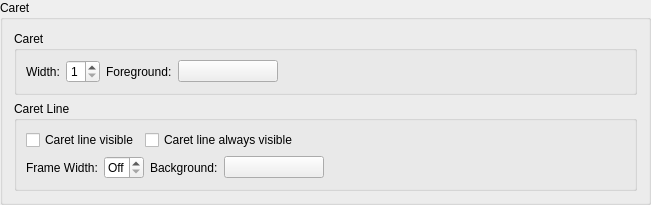
    <widget class="QGroupBox" name="groupBox_4">
     <property name="title">
      <string>Caret</string>
     </property>
     <layout class="QVBoxLayout" name="verticalLayout_9">
      <item>
       <widget class="QGroupBox" name="groupBox_18">
        <property name="title">
         <string>Caret</string>
        </property>
        <layout class="QHBoxLayout" name="horizontalLayout_5">
         <item>
          <widget class="QLabel" name="textLabel1_7">
           <property name="text">
            <string>Width:</string>
           </property>
          </widget>
         </item>
         <item>
          <widget class="QSpinBox" name="caretWidthSpinBox">
           <property name="toolTip">
            <string>Select caret width (1, 2 or 3 pixels)</string>
           </property>
           <property name="minimum">
            <number>1</number>
           </property>
           <property name="maximum">
            <number>3</number>
           </property>
          </widget>
         </item>
         <item>
          <widget class="QLabel" name="TextLabel2_2_2_2_2_2">
           <property name="text">
            <string>Foreground:</string>
           </property>
          </widget>
         </item>
         <item>
          <widget class="QPushButton" name="caretForegroundButton">
           <property name="minimumSize">
            <size>
             <width>100</width>
             <height>0</height>
            </size>
           </property>
           <property name="toolTip">
            <string>Select the color for the caret.</string>
           </property>
           <property name="text">
            <string/>
           </property>
          </widget>
         </item>
         <item>
          <spacer>
           <property name="orientation">
            <enum>Qt::Horizontal</enum>
           </property>
           <property name="sizeType">
            <enum>QSizePolicy::Expanding</enum>
           </property>
           <property name="sizeHint" stdset="0">
            <size>
             <width>347</width>
             <height>20</height>
            </size>
           </property>
          </spacer>
         </item>
        </layout>
       </widget>
      </item>
      <item>
       <widget class="QGroupBox" name="groupBox_19">
        <property name="title">
         <string>Caret Line</string>
        </property>
        <layout class="QVBoxLayout" name="verticalLayout_6">
         <item>
          <layout class="QHBoxLayout" name="horizontalLayout_4">
           <item>
            <widget class="QCheckBox" name="caretlineVisibleCheckBox">
             <property name="toolTip">
              <string>Select, whether the caret line should be highlighted</string>
             </property>
             <property name="text">
              <string>Caret line visible</string>
             </property>
            </widget>
           </item>
           <item>
            <widget class="QCheckBox" name="caretlineAlwaysVisibleCheckBox">
             <property name="toolTip">
              <string>Select, whether the caret line should be highlighted even if the editor doesn't have the focus</string>
             </property>
             <property name="text">
              <string>Caret line always visible</string>
             </property>
            </widget>
           </item>
           <item>
            <spacer name="horizontalSpacer_3">
             <property name="orientation">
              <enum>Qt::Horizontal</enum>
             </property>
             <property name="sizeHint" stdset="0">
              <size>
               <width>40</width>
               <height>20</height>
              </size>
             </property>
            </spacer>
           </item>
          </layout>
         </item>
         <item>
          <layout class="QHBoxLayout" name="horizontalLayout_6">
           <item>
            <widget class="QLabel" name="label_19">
             <property name="text">
              <string>Frame Width:</string>
             </property>
            </widget>
           </item>
           <item>
            <widget class="QSpinBox" name="caretlineFrameWidthSpinBox">
             <property name="toolTip">
              <string>Select caret line frame width (off, 1, 2 or 3 pixels)</string>
             </property>
             <property name="specialValueText">
              <string>Off</string>
             </property>
             <property name="minimum">
              <number>0</number>
             </property>
             <property name="maximum">
              <number>3</number>
             </property>
             <property name="value">
              <number>0</number>
             </property>
            </widget>
           </item>
           <item>
            <widget class="QLabel" name="TextLabel2_2_2_2_2_3">
             <property name="text">
              <string>Background:</string>
             </property>
            </widget>
           </item>
           <item>
            <widget class="QPushButton" name="caretlineBackgroundButton">
             <property name="minimumSize">
              <size>
               <width>100</width>
               <height>0</height>
              </size>
             </property>
             <property name="toolTip">
              <string>Select the background color for the line containing the caret.</string>
             </property>
             <property name="text">
              <string/>
             </property>
            </widget>
           </item>
           <item>
            <spacer name="horizontalSpacer_5">
             <property name="orientation">
              <enum>Qt::Horizontal</enum>
             </property>
             <property name="sizeHint" stdset="0">
              <size>
               <width>40</width>
               <height>20</height>
              </size>
             </property>
            </spacer>
           </item>
          </layout>
         </item>
        </layout>
       </widget>
      </item>
     </layout>
    </widget>
